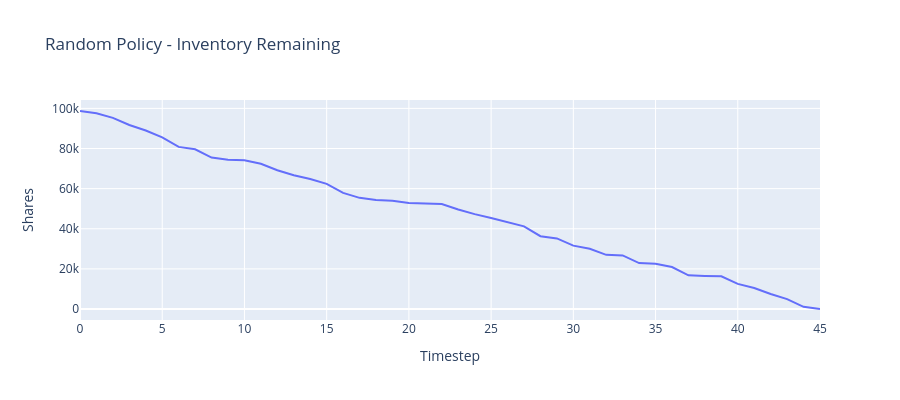

The code cell stored with this chart in its notebook:
### Code cell
fig = go.Figure()

fig.add_trace(go.Scatter(
    x=history_random["t"],
    y=history_random["inventory_remaining"],
    mode="lines",
    name="Inventory Remaining"
))

fig.update_layout(
    title="Random Policy - Inventory Remaining",
    xaxis_title="Timestep",
    yaxis_title="Shares",
    height=400,
    width=900
)

fig.show()

### Figure 1 — Plotly figure (JSON) as saved in the notebook; plotly's stock layout.template omitted (floating-point values rounded to 4 significant figures)
{"data": [{"mode": "lines", "name": "Inventory Remaining", "type": "scatter", "x": [0, 1, 2, 3, 4, 5, 6, 7, 8, 9, 10, 11, 12, 13, 14, 15, 16, 17, 18, 19, 20, 21, 22, 23, 24, 25, 26, 27, 28, 29, 30, 31, 32, 33, 34, 35, 36, 37, 38, 39, 40, 41, 42, 43, 44, 45], "y": [98700.0, 97600.0, 95300.0, 91700.0, 89000.0, 85600.0, 80800.0, 79600.0, 75500.0, 74400.0, 74200.0, 72400.0, 69200.0, 66700.0, 64800.0, 62400.0, 57900.0, 55400.0, 54300.0, 54000.0, 52900.0, 52700.0, 52300.0, 49600.0, 47300.0, 45400.0, 43400.0, 41200.0, 36300.0, 35200.0, 31600.0, 30000.0, 27000.0, 26700.0, 22900.0, 22600.0, 20900.0, 16800.0, 16500.0, 16300.0, 12500.0, 10500.0, 7500.0, 4900.0, 1100.0, 0.0]}], "layout": {"height": 400, "title": {"text": "Random Policy - Inventory Remaining"}, "width": 900, "xaxis": {"title": {"text": "Timestep"}}, "yaxis": {"title": {"text": "Shares"}}}}
